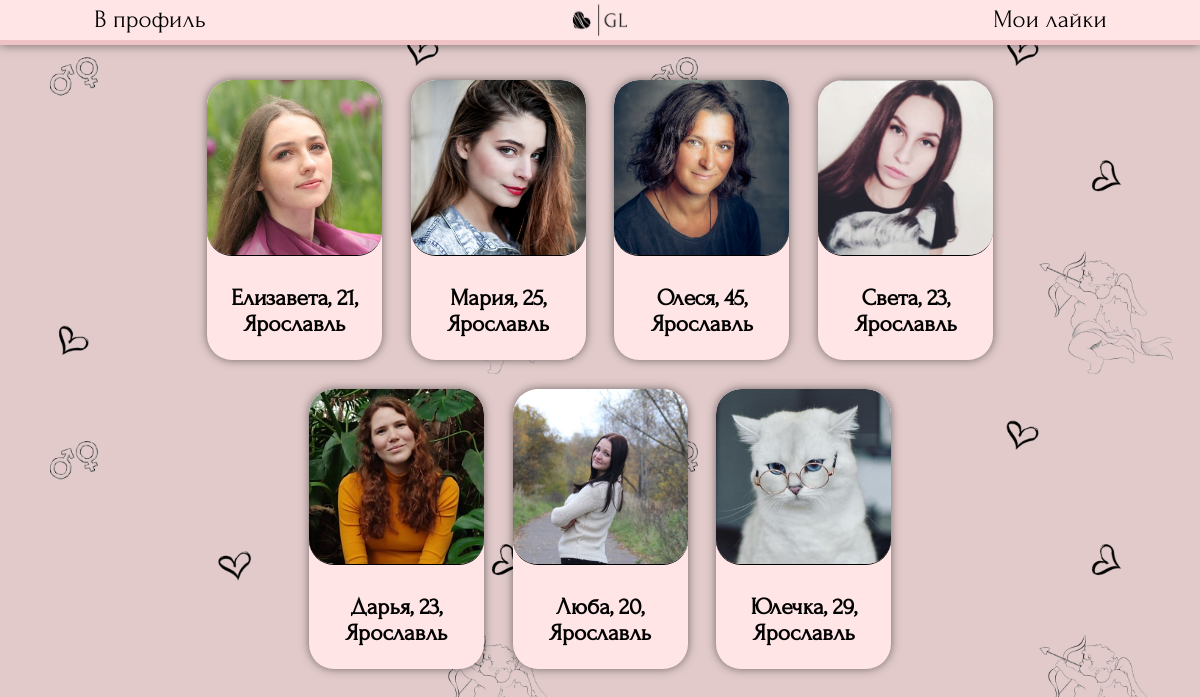
Page /searching/ (signed in) on the committed database.
### searching/models.py (models this page shows, shortened)
class Profile(models.Model):
    genders = (
        ('Парень', 'Парень'),
        ('Девушка', 'Девушка')
    )
    point_of_searching_list = (
        ('Отношения', 'Отношения'),
        ('Свидания', 'Свидания'),
        ('Дружба', 'Дружба'),
        ('Общение', 'Общение'),
    )
    name = models.CharField ('Имя', max_length=50)
    avatar = models.ImageField ('Фото', upload_to='photos/users', default='photos/default_avatar.jpg')
    age = models.IntegerField("Возраст")
    gender = models.CharField ("Пол", choices=genders, max_length=30, default=genders[0])
    point_of_searching = models.CharField ("Цель знакомства", choices=point_of_searching_list, max_length=30, default=point_of_searching_list[0])
    city = models.CharField ('Город', max_length=100, default="Не указано")
    description = models.TextField ('О себе', max_length=300)
    social = models.CharField ('Ссылка на соцсеть', max_length=50, default='@name')
    user = models.OneToOneField(User, verbose_name='Автор анкеты', on_delete=models.CASCADE)
    age_search_min = models.IntegerField("Возраст поиска (от)", default=18)
    age_search_max = models.IntegerField("Возраст поиска (до)", default=100)
    class Meta:
        verbose_name = "Анкета"
        verbose_name_plural = "Анкеты"

### searching/views.py (the view)
# urls.py: path('', views.ProfileViewAllFiltered.as_view(), name='profiles'), #все профили с фильтром
class ProfileViewAllFiltered(View):
    def get(self, request):
        profiles = Profile.objects.all()
        reactions = Reactions.objects.all()
        pairs = NewPair.objects.all()
        profiles_i_liked = []
        for reaction in reactions:
            if reaction.like_sender == request.user:
                profiles_i_liked.append (reaction.like_receiver_profile)
        profiles_we_paired = []
        for pair in pairs:
            if pair.user1 == request.user:
                profiles_we_paired.append (pair.profile2)
            elif pair.user2 == request.user:
                profiles_we_paired.append (pair.profile1)
        unchecked_counter = countUnchecked(request)
        filterinfo = makefilters(request)
        if filterinfo == {}:
            return redirect ('myprofile')
        profiles_filtered = []
        for profile in profiles:
            searching_gender = 'Девушка'
            searching_city = filterinfo['city']
            user_profile = Profile.objects.get(pk=filterinfo['profileid'])
            if filterinfo['gender'] == 'Девушка':
                searching_gender = 'Парень'
            if (profile.gender == searching_gender and
                profile.city == searching_city and
                user_profile.age_search_min<=profile.age<=user_profile.age_search_max and
                not(profile in profiles_i_liked) and not (profile in profiles_we_paired)):
                profiles_filtered.append (profile)
        return render (request, 'searching/searching.html', {'profile_list': profiles_filtered, 'unchecked_counter': unchecked_counter})

### searching/views.py (called while the page is built)
def makefilters(request):
    try:
        profile = Profile.objects.get(user = User.objects.get(username = request.user.username))
        return {'profileid':profile.id,'city':profile.city, 'gender': profile.gender}
    except ObjectDoesNotExist:
        return {}

def countUnchecked(request):
    count = 0
    reactions = Reactions.objects.all()
    pairs = NewPair.objects.all()
    for reaction in reactions:
        if reaction.like_receiver == request.user and not(reaction.viewed):
            count +=1
    for pair in pairs:
        if pair.user1 == request.user and not (pair.viewed1):
            count +=1
        if pair.user2 == request.user and not (pair.viewed2):
            count +=1
    return count

### templates/searching/searching.html (shortened to what this page needs)
{% load static %}
<!DOCTYPE HTML>
<html>
	<head>
        <link rel="stylesheet" href="{% static 'css/searching.css' %}" type="text/css">
    </head>
    <body style="font-size: 20px;">
        <header>
            <button onclick="location.href='/searching/myprofile'">В профиль</button>
            <a class="logocontainer" href="{% url 'profiles' %}"><img class="mainlogo" src='{% static "css/bg_mini.jpg" %}' ></a>
            <button onclick="location.href='{% url 'reactions' %}'">Мои лайки{% if unchecked_counter > 0 %} - {{unchecked_counter}}{% endif %}</button>
        </header>
        <main>
            {% for profile in profile_list %}
            <div class="oneprofile" >
                <div class="profilephoto" >
                    <img src="{{profile.avatar.url}}">
                </div>
                <div class="profiletext" >
                    <a href="{% url 'oneprofile' profile.id %}"><h3>{{profile.name}}, {{profile.age}}, {{profile.city}}</h3></a>
                </div>
            </div>
            {% endfor %}
        </main>
    </body>
</html>

### static/css/searching.css (style rules this page uses)
* { margin: 0; padding: 0; }
html { font-family: "Forum-Regular"; }
body { display: block; background-image: url("darkhearts.jpg"); background-size: 50%; font-family: "Forum-Regular"; font-size: 20px; }
header { width: 100%; display: flex; float: left; justify-content: space-between; align-items: center; position: fixed; background-color: #FFE5E6; box-shadow: 0px 0px 10px rgba(0, 0, 0, 0.5); border-bottom: 5px solid #EFC3C5; }
header button { font-size: 25px; width: 25%; background-color: rgba(0, 0, 0, 0); border: none; cursor: pointer; }
main { display: flex; justify-content: center; flex-flow: row wrap; float: left; width: 80%; margin: 5.5% 10% 0 10%; min-height: 94.5%; }
button { font-family: "Forum-Regular"; }
.oneprofile { display: flex; overflow: hidden; justify-content: center; width: 175px; height: 280px; margin: 1.5%; background-color: #FFE5E6; border-radius: 25px; flex-direction: column; box-shadow: 0px 0px 10px rgba(0, 0, 0, 0.5); }
.oneprofile img { margin: 0 auto; text-decoration:none; color: black; height: auto; width: 175px; height: 175px; object-fit: cover; border-radius: 25px; border-bottom: 1px solid; }
.oneprofile a { text-align: center; text-decoration:none; color: black; }
.profilephoto { width: 100%; }
.profiletext { display: flex; justify-content: center; align-items: center; height: 100%; }
.mainlogo { max-width: 100%; cursor: pointer; }
.logocontainer { max-width: 6%; display: flex; justify-self: center; }

### rows in the picture
Profile: avatar (picture), name "Елизавета", age "21", city "Ярославль"
Profile: avatar (picture), name "Мария", age "25", city "Ярославль"
Profile: avatar (picture), name "Олеся", age "45", city "Ярославль"
Profile: avatar (picture), name "Света", age "23", city "Ярославль"
Profile: avatar (picture), name "Дарья", age "23", city "Ярославль"
Profile: avatar (picture), name "Люба", age "20", city "Ярославль"
Profile: avatar (picture), name "Юлечка", age "29", city "Ярославль"
